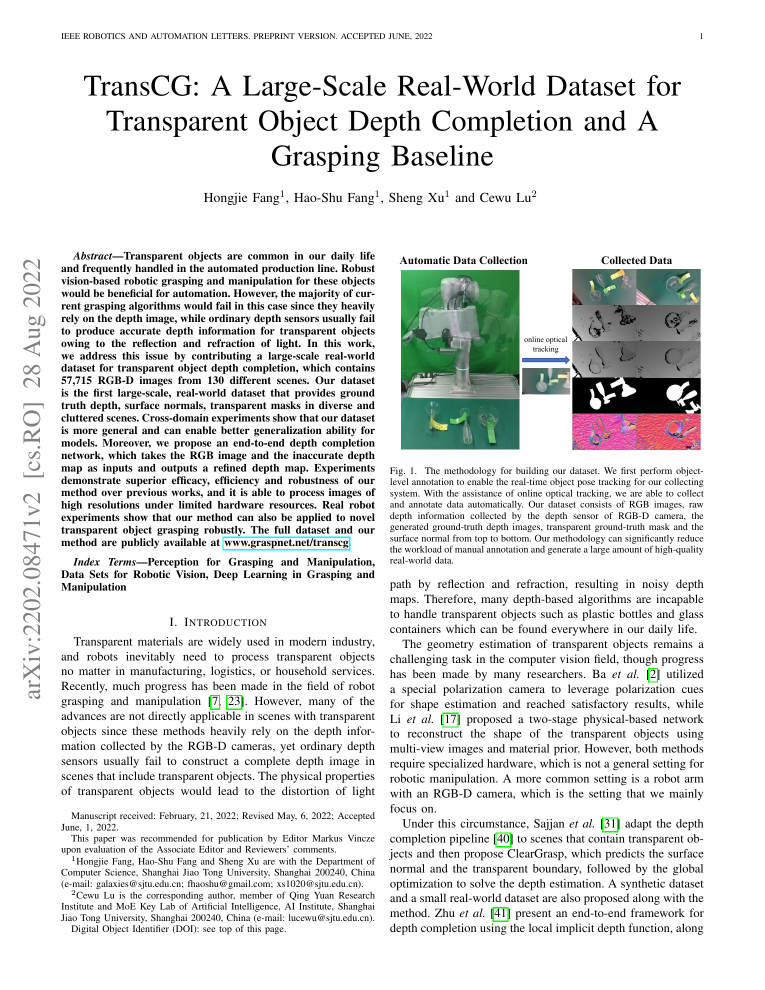
#> input picture 透明物体/汇报/assets/transcg_p1.png, 1530 x 1980 px (shown at 1/2 size); its folder holds 5 pictures in this run; the run also reads 1 picture not shown here
$ python build_concise_deck.py
#> lines starting #> are read from the running program, lines starting #| are printed output that depends on the picture
#!/usr/bin/env python3
"""Generate the concise nine-slide transparent-depth project deck."""

from pathlib import Path

from PIL import Image
from pptx import Presentation
from pptx.dml.color import RGBColor
from pptx.enum.shapes import MSO_AUTO_SHAPE_TYPE, MSO_CONNECTOR
from pptx.enum.text import MSO_ANCHOR, PP_ALIGN
from pptx.util import Inches, Pt


HERE = Path(__file__).resolve().parent
ASSET_DIR = HERE / "assets"
OUTPUT = HERE / "透明物体多层深度_简洁汇报_2026-08-08.pptx"

SLIDE_W = 13.333
SLIDE_H = 7.5
FONT = "Microsoft YaHei"

INK = "172331"
MUTED = "667381"
TEAL = "0F766E"
BLUE = "2563EB"
GREEN = "15805D"
ORANGE = "C46B16"
RED = "B7443E"
LINE = "DDE3E8"
SOFT = "F5F8FA"
SOFT_TEAL = "EAF6F4"
SOFT_BLUE = "EEF4FF"
SOFT_ORANGE = "FFF4E8"
WHITE = "FFFFFF"


def color(value):
    return RGBColor.from_string(value)


def crop_image(source, target, relative_box):
#> called with source = 'transcg_p1.png', target = 'transcg_core.png', relative_box = (0.5, 0.24, 0.94, 0.46)
    source_path = ASSET_DIR / source
    target_path = ASSET_DIR / target
    image = Image.open(source_path)
#> image is the input picture: PIL image 1530x1980 RGB; mean R, G, B 225, 226.3, 225.4
    width, height = image.size
    left, top, right, bottom = relative_box
    image.crop((
        int(left * width), int(top * height),
        int(right * width), int(bottom * height),
    )).save(target_path)
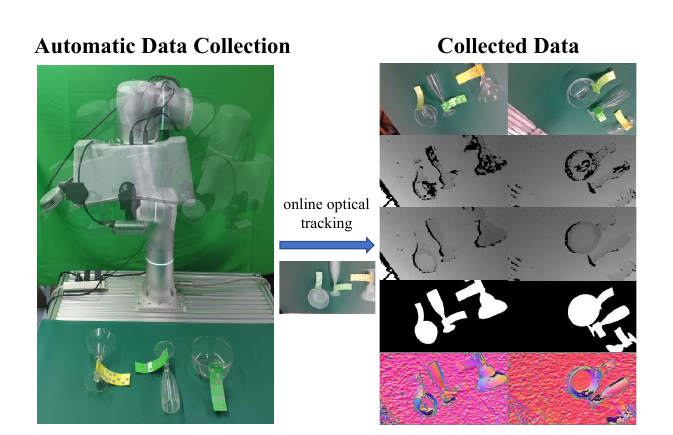
#> saved as transcg_core.png: PIL image 673x435 RGB; mean R, G, B 153.3, 164.1, 156.3
    return target_path


# [83 lines left out: functions textbox, rect, line, circle, picture_contain, background and 1 more, not called in this run]


def footer(slide, text):
    textbox(slide, text, 0.57, 7.18, 11.9, 0.15, 7.2, MUTED)


def chip(slide, text, x, y, w, fill_color, text_color):
    rect(slide, x, y, w, 0.32, fill_color, fill_color, rounded=True)
    textbox(slide, text, x, y + 0.075, w, 0.13, 8.8, text_color, True, PP_ALIGN.CENTER)


def build():
    # Paper figures cropped from the local PDFs.
    transcg = crop_image("transcg_p1.png", "transcg_core.png", (0.50, 0.24, 0.94, 0.46))
    depth4tom = crop_image("depth4tom_p1.png", "depth4tom_core.png", (0.52, 0.28, 0.94, 0.59))
#> call 2 of crop_image, with source = 'depth4tom_p1.png', target = 'depth4tom_core.png', relative_box = (0.52, 0.28, 0.94, 0.59)
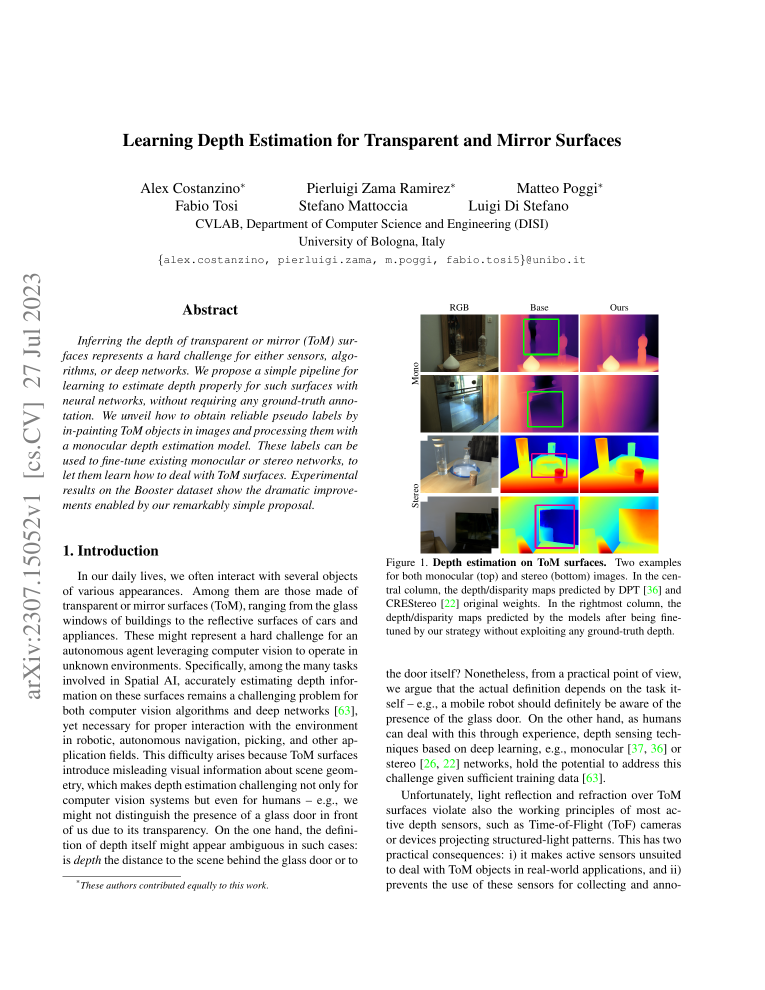
#> input picture 透明物体/汇报/assets/depth4tom_p1.png, 1530 x 1980 px (shown at 1/2 size)
#> in crop_image, image is the input picture: PIL image 1530x1980 RGB; mean R, G, B 233.6, 232, 231.6
#> in crop_image (call 2), `image.crop(( int(left * width), int(top * height), int(right * width),..`:
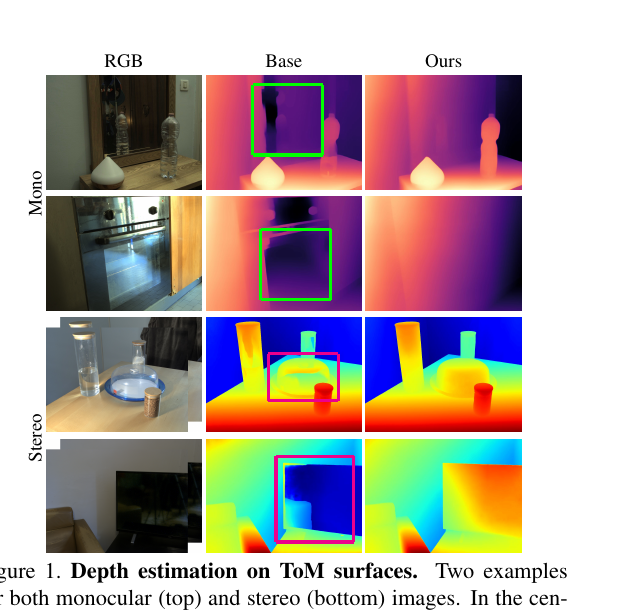
#> saved as depth4tom_core.png: PIL image 643x614 RGB; mean R, G, B 181.9, 168.9, 166.2
    remake = crop_image("remake_p1.png", "remake_core.png", (0.49, 0.46, 0.94, 0.65))
#> call 3 of crop_image, with source = 'remake_p1.png', target = 'remake_core.png', relative_box = (0.49, 0.46, 0.94, 0.65)
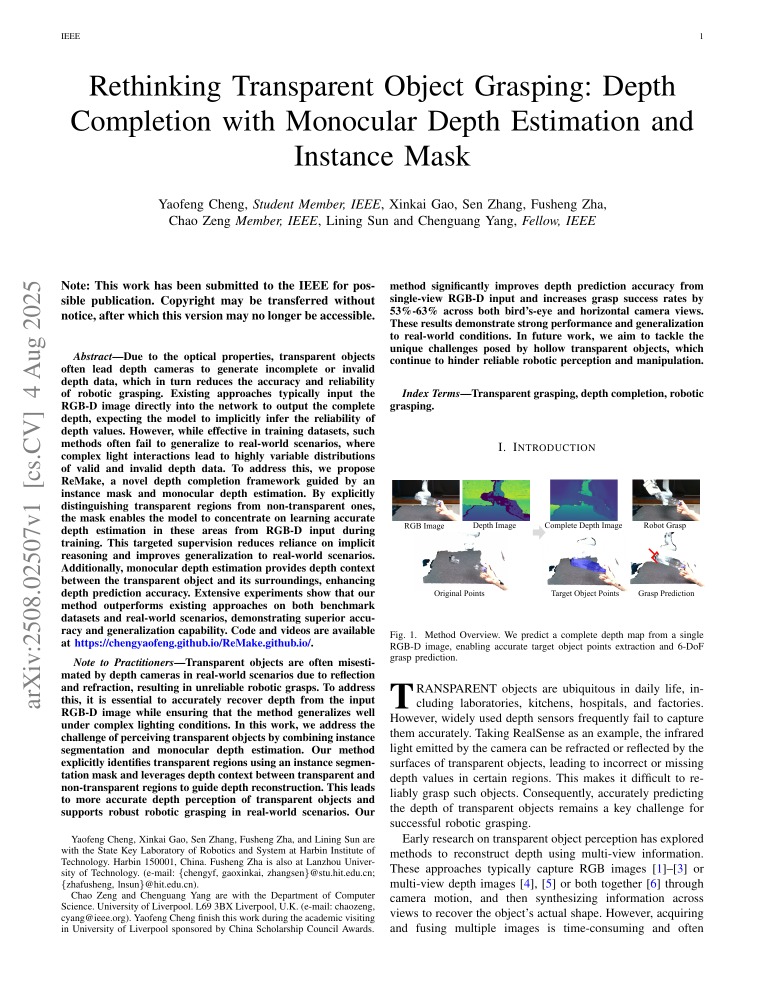
#> input picture 透明物体/汇报/assets/remake_p1.png, 1530 x 1980 px (shown at 1/2 size)
#> in crop_image, image is the input picture: PIL image 1530x1980 RGB; mean R, G, B 230, 230.2, 230.6
#> in crop_image (call 3), `image.crop(( int(left * width), int(top * height), int(right * width),..`:
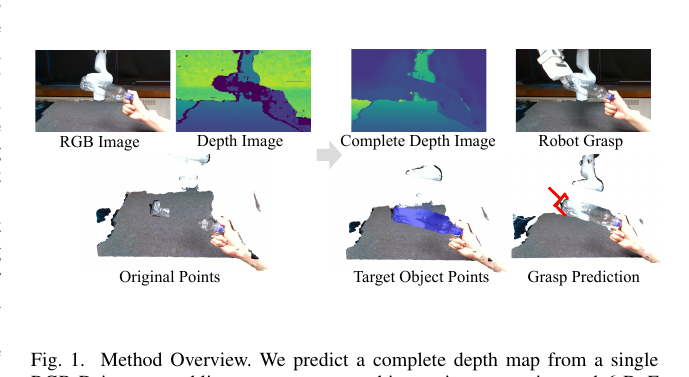
#> saved as remake_core.png: PIL image 689x377 RGB; mean R, G, B 212, 214.5, 215.6
    layered = crop_image("layereddepth_p2.png", "layereddepth_core.png", (0.08, 0.055, 0.92, 0.37))
#> call 4 of crop_image, with source = 'layereddepth_p2.png', target = 'layereddepth_core.png', relative_box = (0.08, 0.055, 0.92, 0.37)
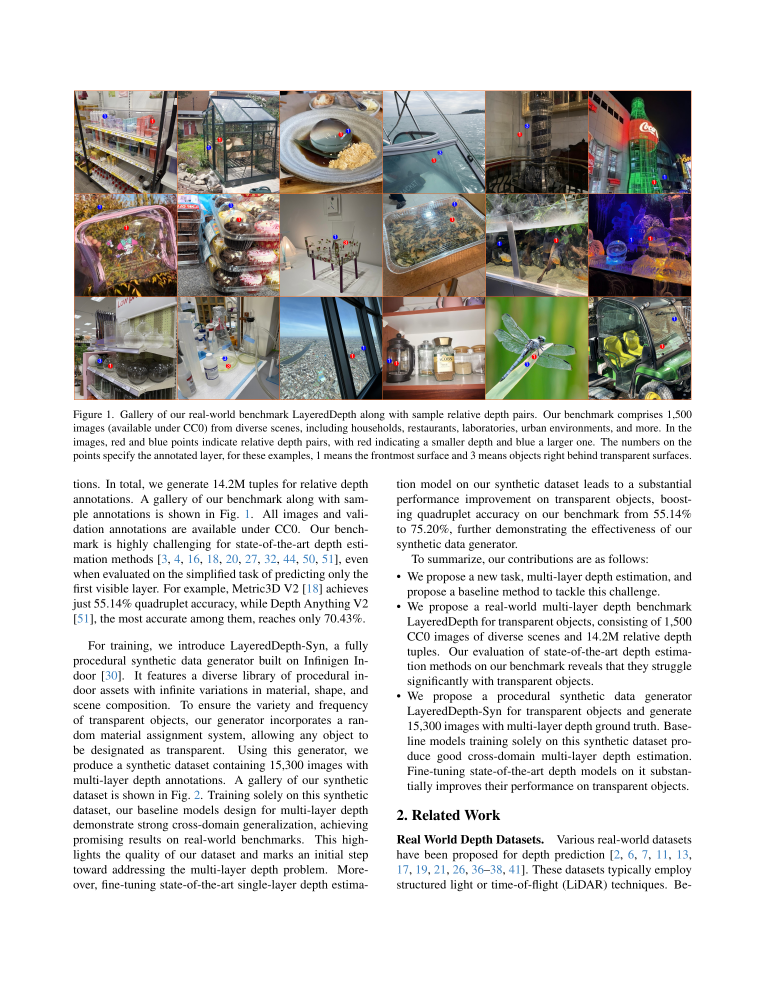
#> input picture 透明物体/汇报/assets/layereddepth_p2.png, 1530 x 1980 px (shown at 1/2 size)
#> in crop_image, image is the input picture: PIL image 1530x1980 RGB; mean R, G, B 210.1, 208.8, 206.4
#> (the rest of the program and of its run is left out)
